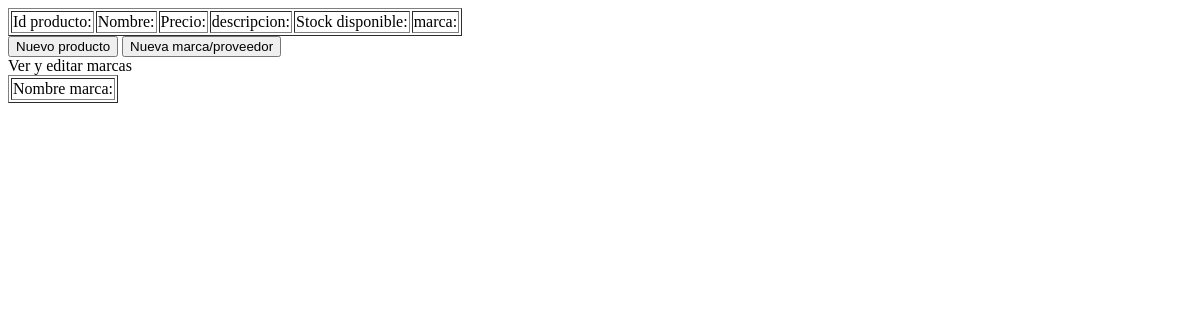
The app's page /, older data.
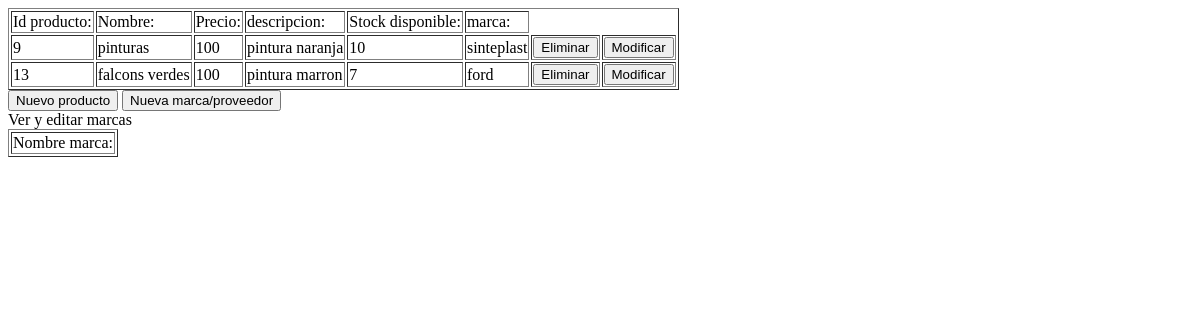
The same page, newer data.
### tables this page shows
CREATE TABLE `marca` (
  `id_producto` int(11) NOT NULL,
  `marca_nombre` varchar(100) NOT NULL
);

CREATE TABLE `productos` (
  `id_producto` int(11) NOT NULL,
  `nombre` varchar(100) NOT NULL,
  `precio` int(11) NOT NULL,
  `descripcion` varchar(300) NOT NULL,
  `stock` int(11) NOT NULL
);

### functions.php (called while the page is built, shortened)
<?php
    function showAll($conn){
        $sql = "SELECT * FROM productos inner join marca on productos.id_producto = marca.id_producto";
        $stmt = $conn->prepare($sql);
        $stmt->execute();
        $result = $stmt->fetchAll(PDO::FETCH_ASSOC);
        return $result;
    }
?>

### table.php (the view, shortened to what this page needs)
<table border="1">
    <tr>
        <td>Id producto: </td>
        <td>Nombre: </td>
        <td>Precio: </td>
        <td>descripcion: </td>
        <td>Stock disponible: </td>
        <td>marca: </td>
    </tr>
<?php foreach ($productos as $key): ?>
    <tr>
        <td><?php echo $key["id_producto"] ?></td>
        <td><?php echo $key["nombre"] ?></td>
        <td><?php echo $key["precio"] ?></td>
        <td><?php echo $key["descripcion"] ?></td>
        <td><?php echo $key["stock"] ?></td>
        <td><?php echo $key["marca_nombre"] ?></td>
        <form action="./logic.php" method="post">
        <td> <button class='btn' name="delete" >Eliminar</button> </td>
        </form>
        <td> <button class="btn" onclick="create(`<?php echo $key['nombre']?>`, <?php echo $key['precio']?>, `<?php echo $key['descripcion']?>`, <?php echo $key['stock']?>, `<?php echo $key['marca_nombre']?>`, <?php echo $key['id_producto']?>, 'actualizar')">Modificar</button> </td>
    </tr>
<?php endforeach;
?>
</table>

### index.php (shortened to what this page needs)
<?php
    require "functions.php";
    $productos = showAll($conn);
?>
<!DOCTYPE html>
<html lang="en">
<head>
</head>
<body>
    <div>
        <?php require "./table.php"; ?>
    </div>
    <div>
        <button class="btn" onclick="create('',0,'',0,'',0, 'nuevoProducto')" >Nuevo producto</button>
        <button class="btn" onclick="createMarca()">Nueva marca/proveedor</button>
    </div>
    <div>
        <?php require "tableMarcas.php"; ?>
    </div>
</body>
</html>

### tableMarcas.php (shortened to what this page needs)
    <summary>Ver y editar marcas</summary>
<table border="1">
    <tr>
        <td>Nombre marca: </td>
    </tr>
</table>

Row changes from the older to the newer data that the page shows:
added marca: id_producto "9", id_producto.nombre "pinturas", id_producto.precio "100", id_producto.descripcion "pintura naranja", id_producto.stock "10", marca_nombre "sinteplast"
added marca: id_producto "13", id_producto.nombre "falcons verdes", id_producto.precio "100", id_producto.descripcion "pintura marron", id_producto.stock "7", marca_nombre "ford"
